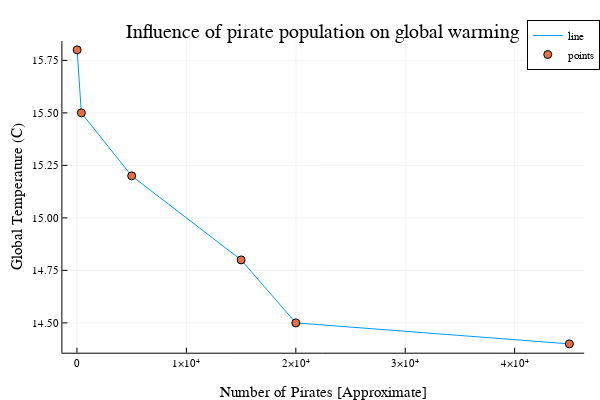

The code cell stored with this chart in its notebook:
### Markdown cell above
The `!` at the end of the `scatter!` function name makes `scatter!` a mutating function, indicating that the scattered points will be added onto the pre-existing plot.

In contrast, see what happens when you replace `scatter!` in the above with the non-mutating function `scatter`.

Next, let's update this plot with the `xlabel!`, `ylabel!`, and `title!` commands to add more information to our plot.

### Code cell
xlabel!("Number of Pirates [Approximate]")
ylabel!("Global Temperature (C)")
title!("Influence of pirate population on global warming")

### Figure 1 — Plotly figure (JSON) as saved in the notebook; plotly's stock layout.template omitted (floating-point values rounded to 4 significant figures)
{"data": [{"colorbar": {"title": ""}, "legendgroup": "line", "line": {"color": "rgba(0, 154, 250, 1.000)", "dash": "solid", "shape": "linear", "width": 1}, "mode": "lines", "name": "line", "showlegend": true, "type": "scatter", "x": [45000, 20000, 15000, 5000, 400, 17], "xaxis": "x1", "y": [14.4, 14.5, 14.8, 15.2, 15.5, 15.8], "yaxis": "y1", "zmax": null, "zmin": null}, {"colorbar": {"title": ""}, "legendgroup": "points", "marker": {"color": "rgba(227, 111, 71, 1.000)", "line": {"color": "rgba(0, 0, 0, 1.000)", "width": 1}, "size": 8, "symbol": "circle"}, "mode": "markers", "name": "points", "showlegend": true, "type": "scatter", "x": [45000, 20000, 15000, 5000, 400, 17], "xaxis": "x1", "y": [14.4, 14.5, 14.8, 15.2, 15.5, 15.8], "yaxis": "y1", "zmax": null, "zmin": null}], "layout": {"annotations": [{"font": {"color": "rgba(0, 0, 0, 1.000)", "family": "sans-serif", "size": 20}, "rotation": 0, "showarrow": false, "text": "Influence of pirate population on global warming", "x": 0.5498, "xanchor": "center", "xref": "paper", "y": 1, "yanchor": "top", "yref": "paper"}], "height": 400, "legend": {"bgcolor": "rgba(255, 255, 255, 1.000)", "bordercolor": "rgba(0, 0, 0, 1.000)", "borderwidth": 1, "font": {"color": "rgba(0, 0, 0, 1.000)", "family": "sans-serif", "size": 11}, "tracegroupgap": 0, "traceorder": "normal", "x": 1.02, "xanchor": "auto", "y": 1, "yanchor": "auto"}, "margin": {"b": 20, "l": 0, "r": 0, "t": 20}, "paper_bgcolor": "rgba(255, 255, 255, 1.000)", "plot_bgcolor": "rgba(255, 255, 255, 1.000)", "showlegend": true, "width": 600, "xaxis": {"anchor": "y1", "domain": [0.1061, 0.9934], "gridcolor": "rgba(0, 0, 0, 0.100)", "gridwidth": 0.5, "linecolor": "rgba(0, 0, 0, 1.000)", "mirror": false, "range": [-1332.0, 46350.0], "showgrid": true, "showline": true, "showticklabels": true, "tickangle": 0, "tickcolor": "rgb(0, 0, 0)", "tickfont": {"color": "rgba(0, 0, 0, 1.000)", "family": "sans-serif", "size": 11}, "tickmode": "array", "ticks": "inside", "ticktext": ["0", "1×10⁴", "2×10⁴", "3×10⁴", "4×10⁴"], "tickvals": [0, 10000, 20000, 30000, 40000], "title": "Number of Pirates [Approximate]", "titlefont": {"color": "rgba(0, 0, 0, 1.000)", "family": "sans-serif", "size": 15}, "type": "-", "visible": true, "zeroline": false, "zerolinecolor": "rgba(0, 0, 0, 1.000)"}, "yaxis": {"anchor": "x1", "domain": [0.07581, 0.9415], "gridcolor": "rgba(0, 0, 0, 0.100)", "gridwidth": 0.5, "linecolor": "rgba(0, 0, 0, 1.000)", "mirror": false, "range": [14.36, 15.84], "showgrid": true, "showline": true, "showticklabels": true, "tickangle": 0, "tickcolor": "rgb(0, 0, 0)", "tickfont": {"color": "rgba(0, 0, 0, 1.000)", "family": "sans-serif", "size": 11}, "tickmode": "array", "ticks": "inside", "ticktext": ["14.50", "14.75", "15.00", "15.25", "15.50", "15.75"], "tickvals": [14.5, 14.75, 15, 15.25, 15.5, 15.75], "title": "Global Temperature (C)", "titlefont": {"color": "rgba(0, 0, 0, 1.000)", "family": "sans-serif", "size": 15}, "type": "-", "visible": true, "zeroline": false, "zerolinecolor": "rgba(0, 0, 0, 1.000)"}}}
